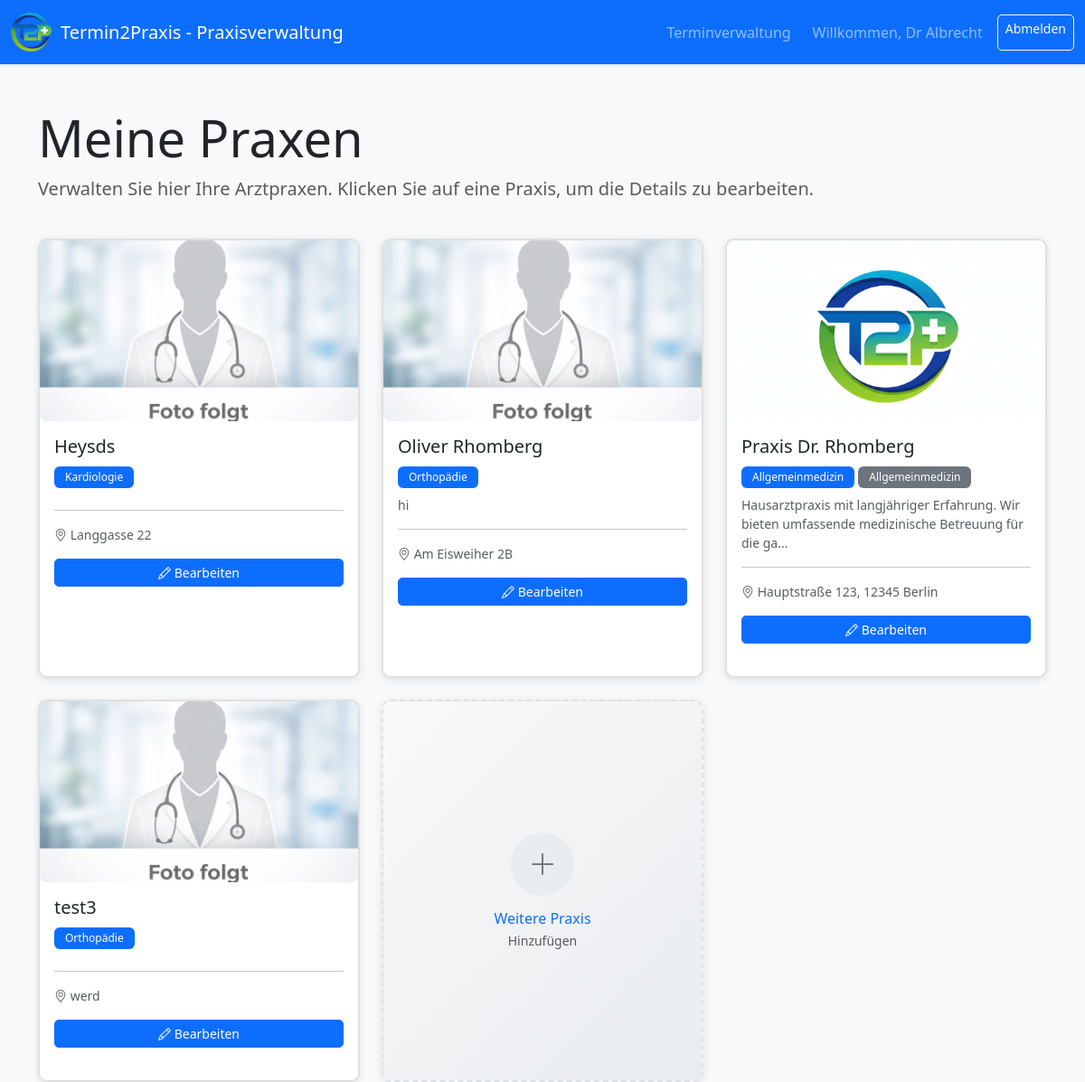
Screenshot of /dashboards/dashboard_praxisbesitzer.php (signed in) with the database file from the repository.
### tables this page shows
CREATE TABLE `praxen` (
  `id` int(11) NOT NULL,
  `name` varchar(200) NOT NULL,
  `beschreibung` text DEFAULT NULL,
  `adresse` varchar(255) DEFAULT NULL,
  `telefon` varchar(50) DEFAULT NULL,
  `email` varchar(100) DEFAULT NULL,
  `bild_url` varchar(255) DEFAULT 'https://via.placeholder.com/400x300?text=Arztpraxis',
  `spezialgebiet` varchar(100) DEFAULT NULL,
  `created_at` timestamp NOT NULL DEFAULT current_timestamp(),
  `plz` varchar(10) DEFAULT NULL,
  `stadt` varchar(100) DEFAULT NULL,
  `latitude` decimal(10,8) DEFAULT NULL,
  `longitude` decimal(11,8) DEFAULT NULL,
  `kategorie` varchar(100) DEFAULT NULL,
  `owner_id` int(11) DEFAULT NULL,
  `accepting_bookings` tinyint(1) DEFAULT 1 COMMENT 'Ob die Praxis derzeit Buchungen akzeptiert (1=Ja, 0=Nein)',
  `occupancy_status` enum('low','medium','high') NOT NULL DEFAULT 'low' COMMENT 'Auslastungsstatus: low=nicht überlaufen, medium=mittel überlaufen, high=stark überlaufen',
  `opening_time` time DEFAULT '08:00:00' COMMENT 'Öffnungszeit der Praxis',
  `closing_time` time DEFAULT '18:00:00' COMMENT 'Schließzeit der Praxis',
  `versicherungsart` varchar(50) DEFAULT 'Beide' COMMENT 'Akzeptierte Versicherungsarten',
  `reachability_start` time DEFAULT '07:00:00' COMMENT 'Erreichbar ab (telefonisch, E-Mail)',
  `reachability_end` time DEFAULT '20:00:00' COMMENT 'Erreichbar bis (telefonisch, E-Mail)'
);

### dashboards/dashboard_praxisbesitzer.php (the view, shortened to what this page needs)
<?php
$conn = getDBConnection();
$user_id = $_SESSION['user_id'];
$sql = "SELECT * FROM praxen WHERE owner_id = ? ORDER BY name";
$stmt = $conn->prepare($sql);
$stmt->bind_param("i", $user_id);
$stmt->execute();
$meine_praxen = $stmt->get_result();
?>
<!DOCTYPE html>
<html lang="de">
<head>
    <link href="https://cdn.jsdelivr.net/npm/bootstrap@5.3.0/dist/css/bootstrap.min.css" rel="stylesheet">
    <link rel="stylesheet" href="https://cdn.jsdelivr.net/npm/bootstrap-icons@1.11.0/font/bootstrap-icons.css">
    <link rel="stylesheet" href="../css/style.css">
</head>
<body>
    <nav class="navbar navbar-expand-lg navbar-dark bg-primary">
        <div class="container-fluid">
            <a class="navbar-brand d-flex align-items-center" href="../index.php">
                <img src="../assets/T2P_transparent_2.svg" alt="T2P Logo" style="height: 45px; margin-right: 10px;">
                <span>Termin2Praxis - Praxisverwaltung</span>
            </a>
            <div class="navbar-nav ms-auto">
                <a class="nav-link me-3" href="dashboard_arzt.php">Terminverwaltung</a>
                <span class="navbar-text me-3">
                    Willkommen, <?php echo htmlspecialchars($_SESSION['user_name']); ?>
                </span>
                <a class="btn btn-outline-light btn-sm" href="../logout.php">Abmelden</a>
            </div>
        </div>
    </nav>
    <div class="container mt-5">
        <div class="row mb-4">
            <div class="col-12">
                <h1 class="display-4 mb-2">Meine Praxen</h1>
                <p class="lead text-muted">Verwalten Sie hier Ihre Arztpraxen. Klicken Sie auf eine Praxis, um die Details zu bearbeiten.</p>
            </div>
        </div>
        <?php if ($meine_praxen->num_rows === 0): ?>
            <div class="row g-4">
                <div class="col-md-6 col-lg-4">
                    <div class="card h-100 border-primary add-praxis-card" data-bs-toggle="modal" data-bs-target="#neuePraxisModal">
                        <div class="card-body d-flex flex-column justify-content-center align-items-center text-center" style="min-height: 350px;">
                            <div class="add-icon-circle mb-3">
                                <i class="bi bi-plus-lg"></i>
                            </div>
                            <h5 class="card-title">Erste Praxis erstellen</h5>
                            <p class="card-text text-muted small">Fügen Sie Ihre erste Praxis hinzu</p>
                        </div>
                    </div>
                </div>
            </div>
        <?php else: ?>
            <div class="row g-4">
                <?php while ($praxis = $meine_praxen->fetch_assoc()):
                    $bild_url = $praxis['bild_url'] ?? '';
                    if (empty($bild_url) || strpos($bild_url, 'via.placeholder.com') !== false) {
                        $bild_url = '../assets/fotoFolgt.png';
                    } elseif (strpos($bild_url, 'uploads/') === 0) {
                        $bild_url = '../' . $bild_url;
                    }
                ?>
                    <div class="col-md-6 col-lg-4">
                        <div class="card praxis-management-card h-100" onclick="window.location.href='../edit_praxis.php?id=<?php echo $praxis['id']; ?>'">
                            <img src="<?php echo htmlspecialchars($bild_url); ?>"
                                 class="card-img-top praxis-img"
                                 alt="<?php echo htmlspecialchars($praxis['name']); ?>">
                            <div class="card-body">
                                <h5 class="card-title"><?php echo htmlspecialchars($praxis['name']); ?></h5>
                                <?php if (!empty($praxis['spezialgebiet'])): ?>
                                    <span class="badge bg-primary mb-2"><?php echo htmlspecialchars($praxis['spezialgebiet']); ?></span>
                                <?php endif; ?>
                                <?php if (!empty($praxis['kategorie'])): ?>
                                    <span class="badge bg-secondary mb-2"><?php echo htmlspecialchars($praxis['kategorie']); ?></span>
                                <?php endif; ?>
                                <p class="card-text text-muted small">
                                    <?php
                                    $beschreibung = $praxis['beschreibung'] ?? '';
                                    echo htmlspecialchars(strlen($beschreibung) > 100 ? substr($beschreibung, 0, 100) . '...' : $beschreibung);
                                    ?>
                                </p>
                                <hr>
                                <div class="d-flex justify-content-between align-items-center">
                                    <small class="text-muted">
                                        <i class="bi bi-geo-alt"></i>
                                        <?php
                                        if (!empty($praxis['adresse'])) {
                                            echo htmlspecialchars($praxis['adresse']);
                                        } else {
                                            echo 'Keine Adresse angegeben';
                                        }
                                        ?>
                                    </small>
                                </div>
                                <div class="mt-3">
                                    <a href="../edit_praxis.php?id=<?php echo $praxis['id']; ?>" class="btn btn-primary btn-sm w-100">
                                        <i class="bi bi-pencil"></i> Bearbeiten
                                    </a>
                                </div>
                            </div>
                        </div>
                    </div>
                <?php endwhile; ?>
                <div class="col-md-6 col-lg-4">
                    <div class="card h-100 add-praxis-card" data-bs-toggle="modal" data-bs-target="#neuePraxisModal">
                        <div class="card-body d-flex flex-column justify-content-center align-items-center text-center">
                            <div class="add-icon-circle mb-3">
                                <i class="bi bi-plus-lg"></i>
                            </div>
                            <h6 class="card-title text-primary mb-1">Weitere Praxis</h6>
                            <p class="card-text text-muted small mb-0">Hinzufügen</p>
                        </div>
                    </div>
                </div>
            </div>
        <?php endif; ?>
    </div>
</body>
</html>

### css/style.css (style rules this page uses)
body { background-color: #f8f9fa; font-family: 'Segoe UI', Tahoma, Geneva, Verdana, sans-serif; }
.navbar { box-shadow: 0 2px 4px rgba(0,0,0,.1); }
.card { border: none; border-radius: 10px; box-shadow: 0 2px 8px rgba(0,0,0,.1); margin-bottom: 20px; }
.btn { border-radius: 5px; font-weight: 500; }
.badge { padding: 6px 12px; font-weight: 500; }
.card { transition: transform 0.2s, box-shadow 0.2s; }
.btn { transition: all 0.2s; }
html { scroll-behavior: smooth; }
.card.h-100 { transition: all 0.3s ease; }

### dashboards/dashboard_praxisbesitzer.php (style rules this page uses)
.praxis-management-card { transition: all 0.3s ease; border: 2px solid #e0e0e0; cursor: pointer; }
.praxis-img { height: 200px; object-fit: cover; border-radius: 8px; }
.add-praxis-card { cursor: pointer; border: 2px dashed #dee2e6; background: linear-gradient(135deg, #f8f9fa 0%, #e9ecef 100%); transition: all 0.3s ease; }
.add-icon-circle { width: 70px; height: 70px; border-radius: 50%; background: #e9ecef; display: flex; align-items: center; justify-content: center; font-size: 2rem; color: #6c757d; transition: all 0.3s ease; }

### rows the page displays
praxen: name "Heysds", spezialgebiet "Kardiologie", adresse "Langgasse 22"
praxen: name "Oliver Rhomberg", spezialgebiet "Orthopädie", beschreibung "hi", adresse "Am Eisweiher 2B"
praxen: shows a picture, name "Praxis Dr. Rhomberg", spezialgebiet "Allgemeinmedizin", kategorie "Allgemeinmedizin", beschreibung "Hausarztpraxis mit langjähriger Erfahrung. Wir bieten umfassende medizinische Betreuung für die ga...", adresse "Hauptstraße 123, 12345 Berlin"
praxen: name "test3", spezialgebiet "Orthopädie", adresse "werd"

### other values shown
$_SESSION['user_name'] "Dr Albrecht"
